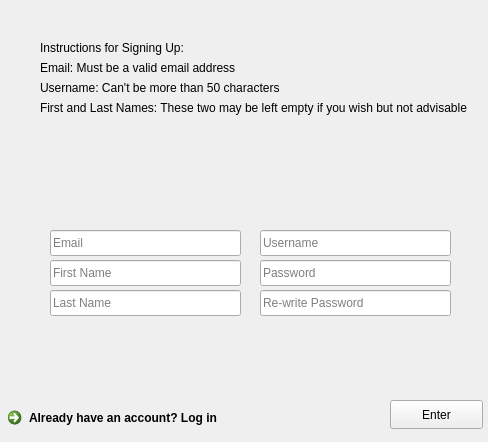
<?xml version="1.0" encoding="UTF-8"?>
<ui version="4.0">
 <class>SignUp</class>
 <widget class="QWidget" name="SignUp">
  <property name="geometry">
   <rect>
    <x>0</x>
    <y>0</y>
    <width>488</width>
    <height>442</height>
   </rect>
  </property>
  <property name="cursor">
   <cursorShape>ArrowCursor</cursorShape>
  </property>
  <property name="windowTitle">
   <string>Sign Up</string>
  </property>
  <property name="layoutDirection">
   <enum>Qt::LeftToRight</enum>
  </property>
  <property name="autoFillBackground">
   <bool>false</bool>
  </property>
  <widget class="QLineEdit" name="Email">
   <property name="geometry">
    <rect>
     <x>50</x>
     <y>230</y>
     <width>191</width>
     <height>26</height>
    </rect>
   </property>
   <property name="text">
    <string/>
   </property>
   <property name="placeholderText">
    <string>Email</string>
   </property>
  </widget>
  <widget class="QLineEdit" name="Username">
   <property name="geometry">
    <rect>
     <x>260</x>
     <y>230</y>
     <width>191</width>
     <height>26</height>
    </rect>
   </property>
   <property name="text">
    <string/>
   </property>
   <property name="placeholderText">
    <string>Username</string>
   </property>
  </widget>
  <widget class="QLineEdit" name="Password">
   <property name="geometry">
    <rect>
     <x>260</x>
     <y>260</y>
     <width>191</width>
     <height>26</height>
    </rect>
   </property>
   <property name="text">
    <string/>
   </property>
   <property name="placeholderText">
    <string>Password</string>
   </property>
  </widget>
  <widget class="QLineEdit" name="Password2">
   <property name="geometry">
    <rect>
     <x>260</x>
     <y>290</y>
     <width>191</width>
     <height>26</height>
    </rect>
   </property>
   <property name="text">
    <string/>
   </property>
   <property name="placeholderText">
    <string>Re-write Password</string>
   </property>
  </widget>
  <widget class="QLineEdit" name="FirstName">
   <property name="geometry">
    <rect>
     <x>50</x>
     <y>260</y>
     <width>191</width>
     <height>26</height>
    </rect>
   </property>
   <property name="inputMask">
    <string/>
   </property>
   <property name="text">
    <string/>
   </property>
   <property name="placeholderText">
    <string>First Name</string>
   </property>
  </widget>
  <widget class="QLineEdit" name="LastName">
   <property name="geometry">
    <rect>
     <x>50</x>
     <y>290</y>
     <width>191</width>
     <height>26</height>
    </rect>
   </property>
   <property name="text">
    <string/>
   </property>
   <property name="placeholderText">
    <string>Last Name</string>
   </property>
  </widget>
  <widget class="QCommandLinkButton" name="Login">
   <property name="geometry">
    <rect>
     <x>0</x>
     <y>400</y>
     <width>281</width>
     <height>41</height>
    </rect>
   </property>
   <property name="text">
    <string>Already have an account? Log in</string>
   </property>
  </widget>
  <widget class="QPushButton" name="pushButton">
   <property name="geometry">
    <rect>
     <x>390</x>
     <y>400</y>
     <width>93</width>
     <height>29</height>
    </rect>
   </property>
   <property name="text">
    <string>Enter</string>
   </property>
  </widget>
  <widget class="QLabel" name="alert">
   <property name="geometry">
    <rect>
     <x>250</x>
     <y>320</y>
     <width>231</width>
     <height>20</height>
    </rect>
   </property>
   <property name="text">
    <string/>
   </property>
  </widget>
  <widget class="QLabel" name="label">
   <property name="geometry">
    <rect>
     <x>0</x>
     <y>320</y>
     <width>231</width>
     <height>20</height>
    </rect>
   </property>
   <property name="text">
    <string/>
   </property>
  </widget>
  <widget class="QLabel" name="label_2">
   <property name="geometry">
    <rect>
     <x>40</x>
     <y>40</y>
     <width>261</width>
     <height>16</height>
    </rect>
   </property>
   <property name="text">
    <string>Instructions for Signing Up:</string>
   </property>
  </widget>
  <widget class="QLabel" name="label_3">
   <property name="geometry">
    <rect>
     <x>40</x>
     <y>60</y>
     <width>261</width>
     <height>16</height>
    </rect>
   </property>
   <property name="text">
    <string>Email: Must be a valid email address</string>
   </property>
  </widget>
  <widget class="QLabel" name="label_4">
   <property name="geometry">
    <rect>
     <x>40</x>
     <y>80</y>
     <width>241</width>
     <height>16</height>
    </rect>
   </property>
   <property name="text">
    <string>Username: Can't be more than 50 characters</string>
   </property>
  </widget>
  <widget class="QLabel" name="label_5">
   <property name="geometry">
    <rect>
     <x>40</x>
     <y>100</y>
     <width>441</width>
     <height>16</height>
    </rect>
   </property>
   <property name="text">
    <string>First and Last Names: These two may be left empty if you wish but not advisable</string>
   </property>
  </widget>
 </widget>
 <resources/>
 <connections/>
</ui>
